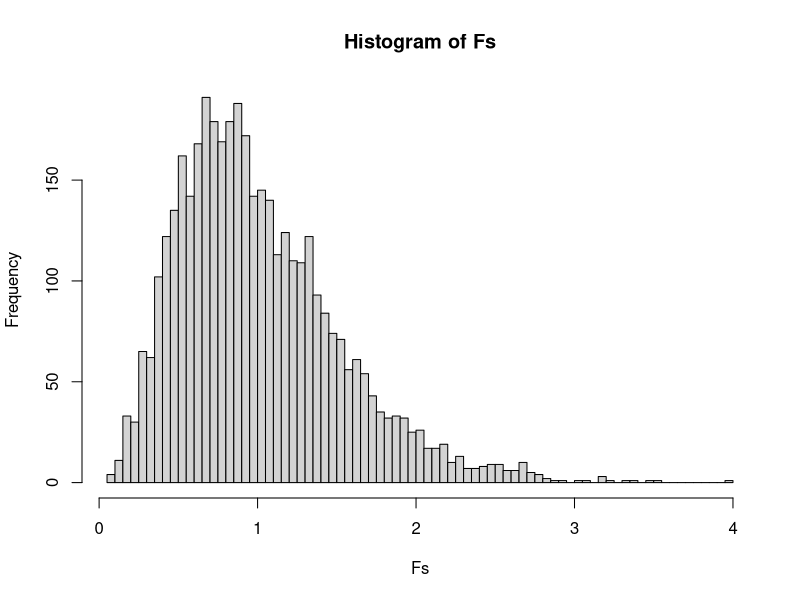
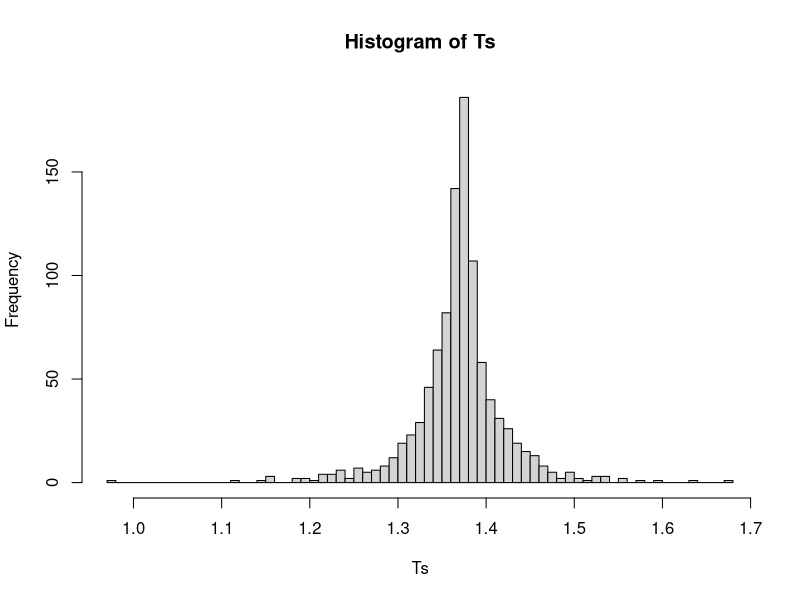
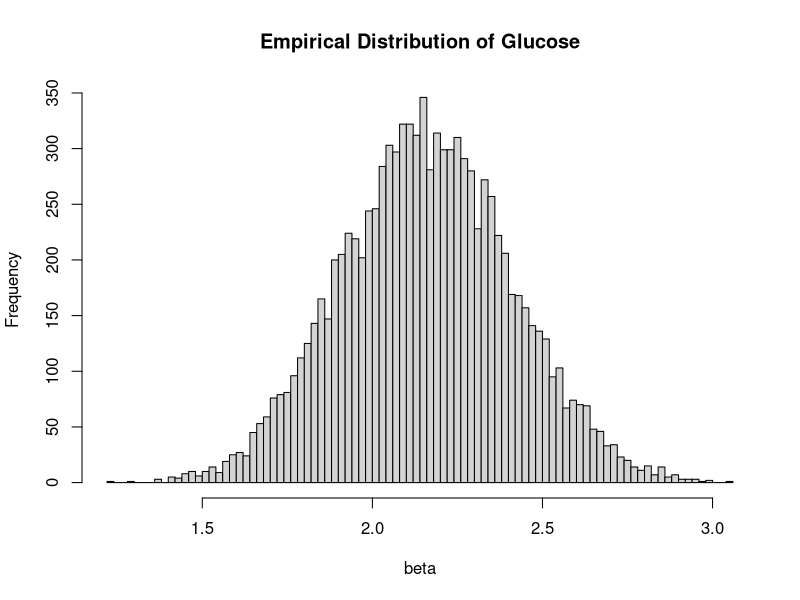

The R source for these figures, in order:
setwd("C:/Users/mxi1/OneDrive - Loyola University Chicago/Loyola/STAT 408 Fall 2023")

# read data
pima <- read.csv('pima.csv')

# remove missing values 
pima <- pima[complete.cases(pima), ]

# F test for model comparison
lm.model <- lm(insulin~., data = pima)
null.model <- lm(insulin~1, data=pima)
anova(null.model, lm.model)
summary(lm.model)

# Full RSS
rss.full <- deviance(lm.model)

# Null RSS
rss.null <- deviance(null.model)

# Full df
df.full <- df.residual(lm.model)

# Null df
df.null <- df.residual(null.model)

# manually perform F test
F.stat <- ((rss.null - rss.full)/(df.null - df.full)) / (rss.full/df.full)
p <- 9
q <- 1
n <- 392
p.value <- 1 - pf(F.stat, p-q, n-p)
p.value

# Test a Pair of Predictors
pima <- read.csv('pima.csv')
pima <- pima[complete.cases(pima), ]
lm.model <- lm(insulin~., data = pima)
small.model <- lm(insulin~pregnant+diastolic+triceps+diabetes+age+test, data=pima)
anova(small.model, lm.model)


# Test relationship of two predictors
pima <- read.csv('pima.csv')
pima <- pima[complete.cases(pima), ]
lm.model <- lm(insulin~., data = pima)
small.model <- lm(insulin~I(glucose+bmi)+pregnant+diastolic+triceps+diabetes+age+test, data=pima)
anova(small.model, lm.model)

summary(lm.model)

# Test a subspace
pima <- read.csv('pima.csv')
pima <- pima[complete.cases(pima), ]
lm.model <- lm(insulin~., data = pima)
small.model <- lm(insulin~offset(2*glucose)+bmi+pregnant+diastolic+triceps+diabetes+age+test, data=pima)
anova(small.model, lm.model)


######################################################
# permutation F test
######################################################
# orginal F test
lm.model <- lm(insulin~., data = pima)
summary(lm.model)
summary(lm.model)$fstat
summary(lm.model)$fstat[1]
F.original <- summary(lm.model)$fstat[1]; F.original

# set random seed to keep result same
set.seed(123)

# empty vector to save each permutation F statistic
Fs <- c()

# repeat by 4000 times
for(i in 1:4000){
  # linear regression on shuffled response
  lm.model <- lm(sample(insulin)~., data = pima)
  # save permutation F statistic
  Fs[i] <- summary(lm.model)$fstat[1]
}

# Calculate the proportion of less than the original F statistics
mean(Fs > F.original)
hist(Fs, breaks = 100)


sample(pima$insulin)

######################################################
# permutation T test
######################################################
# orginal t test for tricepts
lm.model <- lm(insulin~., data = pima)
summary(lm.model)
summary(lm.model)$coef[5,]
T.original <- abs(summary(lm.model)$coef[5,3])

# set random seed to keep result same
set.seed(123)

# empty vector to save each permutation F statistic
Ts <- c()

for(i in 1:1000){
  # linear regression on shuffled pregnant
  lm.model <- lm(insulin~glucose+bmi+pregnant+diastolic+sample(triceps)+diabetes+age+test, data = pima)
  # save permutation T statistic
  Ts[i] <-  abs(summary(lm.model)$coef[5,3])
}

# Calculate the proportion of less than the original F statistics
mean(Ts > T.original)
hist(Ts, breaks = 100)


# confidence interval
pima <- read.csv('pima.csv')
pima <- pima[complete.cases(pima), ]
lm.model <- lm(insulin~., data = pima)
summary(lm.model)

# 95% CI for glucose
2.16735 + c(-1,1) * qnorm(0.975) * 0.18957

# 99% CI for glucose
2.16735 + c(-1,1) * qnorm(0.995) * 0.18957

# 95% CI for bmi
2.11882 + c(-1,1) * qnorm(0.975) * 0.97538

# 99% CI for bmi
2.11882 + c(-1,1) * qnorm(0.995) * 0.97538

# 95% CI for age
1.03011 + c(-1,1) * qnorm(0.975) * 0.69809

# automatic CI
confint(lm.model, level = 0.95)
confint(lm.model, level = 0.99)


# boostrap CI for glucose
set.seed(2022)
beta <- c()
for(i in 1:10000){
  index <- sample(392, replace = T)
  pima.bootstrap <- pima[index,]
  lm.model <- lm(insulin~., data = pima.bootstrap)
  beta[i] <- coef(lm.model)[3]
}
hist(beta, breaks = 100, main='Empirical Distribution of Glucose')
quantile(beta, c(0.025, 0.975))
mean(beta)
sd(beta)
